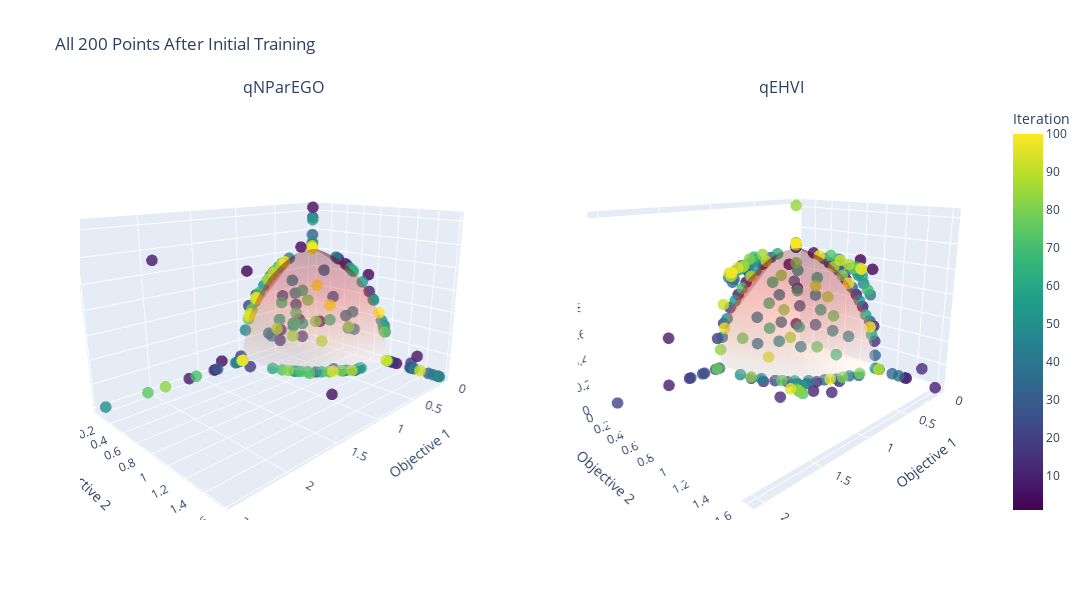

The code cell stored with this chart in its notebook:
### Code cell
# Plot ALL points after initial training
fig = make_subplots(
    rows=1, cols=2,
    specs=[[{'type': 'scatter3d'}, {'type': 'scatter3d'}]],
    subplot_titles=("qNParEGO", "qEHVI")
)

batch_number = torch.cat([
    torch.zeros(n_initial),
    torch.arange(1, N_BATCH + 1).repeat(BATCH_SIZE, 1).t().reshape(-1),
]).numpy()

start_idx = n_initial
end_idx = len(train_obj_true_qparego)

alg_data = [
    (-train_obj_true_qparego[start_idx:end_idx], "qNParEGO"),
    (-train_obj_true_qehvi[start_idx:end_idx], "qEHVI"),
]

for col, (train_obj, name) in enumerate(alg_data, 1):
    obj_np = train_obj.cpu().numpy()

    scatter = go.Scatter3d(
        x=obj_np[:, 0], y=obj_np[:, 1], z=obj_np[:, 2],
        mode='markers',
        marker=dict(
            size=4,
            color=batch_number[start_idx:end_idx],
            colorscale='Viridis',
            opacity=0.8,
            colorbar=dict(title='Iteration') if col == 2 else None
        ),
        name=name,
        hovertemplate="<b>Obj1</b>: %{x:.2f}<br><b>Obj2</b>: %{y:.2f}<br><b>Obj3</b>: %{z:.2f}<extra></extra>"
    )

    fig.add_trace(scatter, row=1, col=col)
    fig.add_trace(pf_surface, row=1, col=col)

# Update layout
fig.update_layout(
    height=600,
    width=1200,
    scene1=dict(
        xaxis_title='Objective 1',
        yaxis_title='Objective 2',
        zaxis_title='Objective 3',
        camera=dict(eye=dict(x=1.5, y=1.5, z=0.6))
    ),
    scene2=dict(
        xaxis_title='Objective 1',
        yaxis_title='Objective 2',
        zaxis_title='Objective 3',
        camera=dict(eye=dict(x=1.5, y=1.5, z=0.6))
    ),
    showlegend=False,
    title_text=f'All {end_idx - start_idx} Points After Initial Training'
)

fig.show()


pio.write_html(fig, 'DTLZ2a candidates.html')

### Figure 1 — Plotly figure (JSON) as saved in the notebook; plotly's stock layout.template omitted (floating-point values rounded to 4 significant figures; data arrays with more than 128 entries replaced by an {"elided": "..."} marker saying what was removed)
{"data": [{"hovertemplate": "<b>Obj1</b>: %{x:.2f}<br><b>Obj2</b>: %{y:.2f}<br><b>Obj3</b>: %{z:.2f}<extra></extra>", "marker": {"color": {"elided": "200 float values"}, "colorscale": [[0, "#440154"], [0.1111, "#482878"], [0.2222, "#3e4989"], [0.3333, "#31688e"], [0.4444, "#26828e"], [0.5556, "#1f9e89"], [0.6667, "#35b779"], [0.7778, "#6ece58"], [0.8889, "#b5de2b"], [1, "#fde725"]], "opacity": 0.8, "size": 4}, "mode": "markers", "name": "qNParEGO", "scene": "scene", "type": "scatter3d", "x": {"elided": "200 float values"}, "y": {"elided": "200 float values"}, "z": {"elided": "200 float values"}}, {"color": "red", "colorscale": [[0, "rgb(255,245,240)"], [0.125, "rgb(254,224,210)"], [0.25, "rgb(252,187,161)"], [0.375, "rgb(252,146,114)"], [0.5, "rgb(251,106,74)"], [0.625, "rgb(239,59,44)"], [0.75, "rgb(203,24,29)"], [0.875, "rgb(165,15,21)"], [1, "rgb(103,0,13)"]], "intensity": {"elided": "1000 float values"}, "name": "Pareto Front", "opacity": 0.3, "scene": "scene", "showscale": false, "type": "mesh3d", "x": {"elided": "1000 float values"}, "y": {"elided": "1000 float values"}, "z": {"elided": "1000 float values"}}, {"hovertemplate": "<b>Obj1</b>: %{x:.2f}<br><b>Obj2</b>: %{y:.2f}<br><b>Obj3</b>: %{z:.2f}<extra></extra>", "marker": {"color": {"elided": "200 float values"}, "colorbar": {"title": {"text": "Iteration"}}, "colorscale": [[0, "#440154"], [0.1111, "#482878"], [0.2222, "#3e4989"], [0.3333, "#31688e"], [0.4444, "#26828e"], [0.5556, "#1f9e89"], [0.6667, "#35b779"], [0.7778, "#6ece58"], [0.8889, "#b5de2b"], [1, "#fde725"]], "opacity": 0.8, "size": 4}, "mode": "markers", "name": "qEHVI", "scene": "scene2", "type": "scatter3d", "x": {"elided": "200 float values"}, "y": {"elided": "200 float values"}, "z": {"elided": "200 float values"}}, {"color": "red", "colorscale": [[0, "rgb(255,245,240)"], [0.125, "rgb(254,224,210)"], [0.25, "rgb(252,187,161)"], [0.375, "rgb(252,146,114)"], [0.5, "rgb(251,106,74)"], [0.625, "rgb(239,59,44)"], [0.75, "rgb(203,24,29)"], [0.875, "rgb(165,15,21)"], [1, "rgb(103,0,13)"]], "intensity": {"elided": "1000 float values"}, "name": "Pareto Front", "opacity": 0.3, "scene": "scene2", "showscale": false, "type": "mesh3d", "x": {"elided": "1000 float values"}, "y": {"elided": "1000 float values"}, "z": {"elided": "1000 float values"}}], "layout": {"annotations": [{"font": {"size": 16}, "showarrow": false, "text": "qNParEGO", "x": 0.225, "xanchor": "center", "xref": "paper", "y": 1, "yanchor": "bottom", "yref": "paper"}, {"font": {"size": 16}, "showarrow": false, "text": "qEHVI", "x": 0.775, "xanchor": "center", "xref": "paper", "y": 1, "yanchor": "bottom", "yref": "paper"}], "height": 600, "scene": {"camera": {"eye": {"x": 1.5, "y": 1.5, "z": 0.6}}, "domain": {"x": [0, 0.45], "y": [0, 1]}, "xaxis": {"title": {"text": "Objective 1"}}, "yaxis": {"title": {"text": "Objective 2"}}, "zaxis": {"title": {"text": "Objective 3"}}}, "scene2": {"camera": {"eye": {"x": 1.5, "y": 1.5, "z": 0.6}}, "domain": {"x": [0.55, 1], "y": [0, 1]}, "xaxis": {"title": {"text": "Objective 1"}}, "yaxis": {"title": {"text": "Objective 2"}}, "zaxis": {"title": {"text": "Objective 3"}}}, "showlegend": false, "title": {"text": "All 200 Points After Initial Training"}, "width": 1200}}
